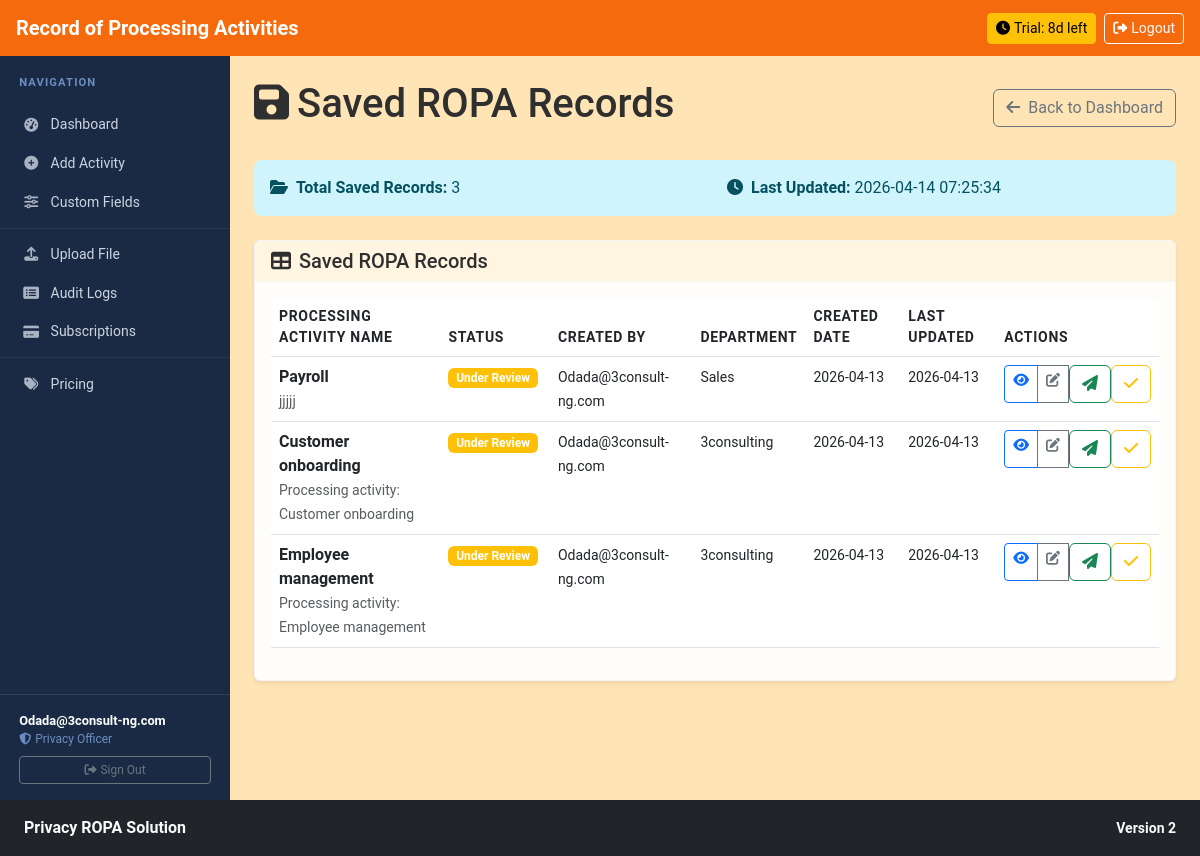
/view-saved-ropa (signed in), run on the app's committed database.
### models.py (models this page shows)
class User(UserMixin, db.Model):
    __tablename__ = 'users'
    id = db.Column(Integer, primary_key=True)
    email = db.Column(String(120), unique=True, nullable=False)
    password_hash = db.Column(String(256), nullable=False)
    role = db.Column(String(50), nullable=False, default='Privacy Champion')
    department = db.Column(String(100))
    created_at = db.Column(DateTime, default=datetime.utcnow)
    last_login = db.Column(DateTime)
    reset_token = db.Column(String(256), nullable=True)
    reset_token_expires = db.Column(DateTime, nullable=True)
    subscription_tier = db.Column(String(50), nullable=False, default='trial')
    trial_start_date = db.Column(DateTime, default=datetime.utcnow)
    subscription_start_date = db.Column(DateTime, nullable=True)
    subscription_end_date = db.Column(DateTime, nullable=True)
    ropa_records = db.relationship('ROPARecord', foreign_keys='ROPARecord.created_by', backref='creator', lazy=True)

class ROPARecord(db.Model):
    __tablename__ = 'ropa_records'
    __table_args__ = {'extend_existing': True}
    id = db.Column(Integer, primary_key=True)
    processing_activity_name = db.Column(String(200), nullable=False)
    category = db.Column(String(100))
    description = db.Column(Text)
    department_function = db.Column(String(100))
    controller_name = db.Column(String(200))
    controller_contact = db.Column(String(200))
    controller_address = db.Column(Text)
    dpo_name = db.Column(String(200))
    dpo_contact = db.Column(String(200))
    dpo_address = db.Column(Text)
    processor_name = db.Column(String(200))
    processor_contact = db.Column(String(200))
    processor_address = db.Column(Text)
    representative_name = db.Column(String(200))
    representative_contact = db.Column(String(200))
    representative_address = db.Column(Text)
    processing_purpose = db.Column(Text)
    legal_basis = db.Column(String(200))
    legitimate_interests = db.Column(Text)
    data_categories = db.Column(Text)
    special_categories = db.Column(Text)
    data_subjects = db.Column(Text)
    recipients = db.Column(Text)
    third_country_transfers = db.Column(Text)
    safeguards = db.Column(Text)
    retention_period = db.Column(String(100))
    deletion_procedures = db.Column(Text)
    security_measures = db.Column(Text)
    breach_likelihood = db.Column(String(50))
    breach_impact = db.Column(String(50))
    risk_level = db.Column(String(50))
    dpia_required = db.Column(Boolean, default=False)
    dpia_outcome = db.Column(Text)
    status = db.Column(String(50), default='Draft')
    created_by = db.Column(Integer, db.ForeignKey('users.id'), nullable=False)
    created_at = db.Column(DateTime, default=datetime.utcnow)
    updated_at = db.Column(DateTime, default=datetime.utcnow, onupdate=datetime.utcnow)
    reviewed_by = db.Column(Integer, db.ForeignKey('users.id'))
    reviewed_at = db.Column(DateTime)
    review_comments = db.Column(Text)

### app.py (the view)
@app.route('/view-saved-ropa')
@login_required
def view_saved_ropa():
    if current_user.role != 'Privacy Officer':
        abort(403)
    try:
        saved_records = models.ROPARecord.query.join(models.User, models.ROPARecord.created_by == models.User.id).filter(models.User.department == current_user.department).order_by(models.ROPARecord.updated_at.desc()).all()
        log_audit_event('View Saved ROPA', current_user.email, 'Viewed saved ROPA records')
        return render_template('view_saved_ropa.html',
                             saved_records=saved_records,
                             total_saved=len(saved_records),
                             current_time=datetime.now().strftime('%Y-%m-%d %H:%M:%S'))
    except Exception as e:
        flash(f'Error loading saved ROPA records: {str(e)}', 'error')
        return redirect(url_for('privacy_officer_dashboard'))

### templates/view_saved_ropa.html (shortened to what this page needs)
{% extends "base.html" %}
{% block content %}
<div class="d-flex justify-content-between align-items-center mb-4">
    <h1><i class="fas fa-save me-2"></i>Saved ROPA Records</h1>
    <div>
        <a href="{{ url_for('privacy_officer_dashboard') }}" class="btn btn-outline-secondary">
            <i class="fas fa-arrow-left me-2"></i>Back to Dashboard
        </a>
    </div>
</div>
<div class="alert alert-info mb-4">
    <div class="row">
        <div class="col-md-6">
            <strong><i class="fas fa-folder-open me-2"></i>Total Saved Records:</strong> {{ total_saved }}
        </div>
        <div class="col-md-6">
            <strong><i class="fas fa-clock me-2"></i>Last Updated:</strong> {{ current_time }}
        </div>
    </div>
</div>
{% if saved_records %}
<div class="card">
    <div class="card-header">
        <h5 class="mb-0">
            <i class="fas fa-table me-2"></i>Saved ROPA Records
        </h5>
    </div>
    <div class="card-body">
        <div class="table-responsive">
            <table class="table table-hover">
                <thead>
                    <tr>
                        <th>Processing Activity Name</th>
                        <th>Status</th>
                        <th>Created By</th>
                        <th>Department</th>
                        <th>Created Date</th>
                        <th>Last Updated</th>
                        <th>Actions</th>
                    </tr>
                </thead>
                <tbody>
                    {% for record in saved_records %}
                    <tr>
                        <td>
                            <strong>{{ record.processing_activity_name }}</strong>
                            <br><small class="text-muted">{{ record.description[:60] }}{% if record.description|length > 60 %}...{% endif %}</small>
                        </td>
                        <td>
                            {% set status_class = 'secondary' %}
                            {% if record.status == 'Under Review' %}
                                {% set status_class = 'warning' %}
                            {% elif record.status == 'Approved' %}
                                {% set status_class = 'success' %}
                            {% elif record.status == 'Draft' %}
                                {% set status_class = 'info' %}
                            {% elif record.status == 'Rejected' %}
                                {% set status_class = 'danger' %}
                            {% endif %}
                            <span class="badge bg-{{ status_class }}">{{ record.status or 'Unknown' }}</span>
                        </td>
                        <td>
                            {% set creator = record.creator if record.creator else None %}
                            <small>{{ creator.email if creator else 'System Upload' }}</small>
                        </td>
                        <td>
                            <small>{{ record.department_function or 'N/A' }}</small>
                        </td>
                        <td>
                            <small>{{ record.created_at.strftime('%Y-%m-%d') if record.created_at else 'N/A' }}</small>
                        </td>
                        <td>
                            <small>{{ record.updated_at.strftime('%Y-%m-%d') if record.updated_at else 'N/A' }}</small>
                        </td>
                        <td>
                            <div class="btn-group btn-group-sm" role="group">
                                <a href="{{ url_for('view_activity', record_id=record.id) }}" class="btn btn-outline-primary" title="View">
                                    <i class="fas fa-eye"></i>
                                </a>
                                <a href="{{ url_for('edit_activity', record_id=record.id) }}" class="btn btn-outline-secondary" title="Edit">
                                    <i class="fas fa-edit"></i>
                                </a>
                                <form method="POST" action="{{ url_for('update_status', record_id=record.id, status='Under Review') }}" style="display: inline;">
                                    <button type="submit" class="btn btn-outline-success" title="Submit for Review" onclick="return confirm('Submit this record for review?')">
                                        <i class="fas fa-paper-plane"></i>
                                    </button>
                                </form>
                                <form method="POST" action="{{ url_for('update_status', record_id=record.id, status='Approved') }}" style="display: inline;">
                                    <button type="submit" class="btn btn-outline-warning" title="Approve" onclick="return confirm('Approve this record?')">
                                        <i class="fas fa-check"></i>
                                    </button>
                                </form>
                            </div>
                        </td>
                    </tr>
                    {% endfor %}
                </tbody>
            </table>
        </div>
    </div>
</div>
{% endif %}
{% endblock %}

### templates/base.html (shortened to what this page needs)
<!DOCTYPE html>
<html lang="en" data-bs-theme="light">
<head>
    <link href="https://cdn.jsdelivr.net/npm/bootstrap@5.3.0/dist/css/bootstrap.min.css" rel="stylesheet">
    <link href="https://cdnjs.cloudflare.com/ajax/libs/font-awesome/6.4.0/css/all.min.css" rel="stylesheet">
    <link href="{{ url_for('static', filename='css/custom.css') }}" rel="stylesheet">
</head>
<body>
    <nav class="navbar navbar-dark bg-primary px-3 {% if current_user.is_authenticated %}navbar-auth{% endif %}">
        <a class="navbar-brand fw-bold" href="{{ url_for('index') }}">
            Record of Processing Activities
        </a>
        {% if current_user.is_authenticated %}
        <div class="ms-auto d-flex align-items-center gap-2">
            {% if sub_tier == 'trial' and sub_trial_days is not none %}
            <a href="{{ url_for('pricing') }}" class="btn btn-sm btn-warning">
                <i class="fas fa-clock me-1"></i>Trial: {{ sub_trial_days }}d left
            </a>
            {% elif sub_tier == 'expired' %}
            <a href="{{ url_for('pricing') }}" class="btn btn-sm btn-danger">
                <i class="fas fa-exclamation-circle me-1"></i>Trial Expired – Upgrade
            </a>
            {% elif sub_tier %}
            <span class="badge bg-{{ sub_config.get('color', 'secondary') }} fs-6 px-3 py-2">
                <i class="fas fa-star me-1"></i>{{ sub_config.get('name', sub_tier|title) }}
            </span>
            {% endif %}
            <a href="{{ url_for('logout') }}" class="btn btn-sm btn-outline-light">
                <i class="fas fa-sign-out-alt me-1"></i>Logout
            </a>
        </div>
        {% endif %}
    </nav>
    {% if current_user.is_authenticated %}
    <div class="app-shell">
        <nav id="sidebar">
            <div class="sidebar-brand">Navigation</div>
            <div class="nav flex-column mt-1">
                <a class="nav-link {% if request.endpoint in ['index','privacy_officer_dashboard','privacy_champion_dashboard'] %}active{% endif %}"
                   href="{{ url_for('index') }}">
                    <i class="fas fa-tachometer-alt"></i> Dashboard
                </a>
                <a class="nav-link {% if request.endpoint == 'add_activity' %}active{% endif %}"
                   href="{{ url_for('add_activity') }}">
                    <i class="fas fa-plus-circle"></i> Add Activity
                </a>
                <a class="nav-link {% if request.endpoint == 'custom_tabs' %}active{% endif %}"
                   href="{{ url_for('custom_tabs') }}">
                    <i class="fas fa-sliders-h"></i> Custom Fields
                </a>
                {% if current_user.role == 'Privacy Officer' %}
                <div class="sidebar-divider"></div>
                <a class="nav-link {% if request.endpoint == 'upload_file' %}active{% endif %}"
                   href="{{ url_for('upload_file') }}">
                    <i class="fas fa-upload"></i> Upload File
                </a>
                <a class="nav-link {% if request.endpoint == 'audit_logs' %}active{% endif %}"
                   href="{{ url_for('audit_logs') }}">
                    <i class="fas fa-list-alt"></i> Audit Logs
                </a>
                <a class="nav-link {% if request.endpoint == 'subscription' %}active{% endif %}"
                   href="{{ url_for('subscription') }}">
                    <i class="fas fa-credit-card"></i> Subscriptions
                </a>
                {% endif %}
                <div class="sidebar-divider"></div>
                <a class="nav-link {% if request.endpoint == 'pricing' %}active{% endif %}"
                   href="{{ url_for('pricing') }}">
                    <i class="fas fa-tags"></i> Pricing
                </a>
            </div>
            <div class="sidebar-user">
                <div class="user-email">{{ current_user.email }}</div>
                <div class="user-role"><i class="fas fa-shield-alt me-1"></i>{{ current_user.role }}</div>
                <div class="mt-2">
                    <a href="{{ url_for('logout') }}" class="btn btn-sm btn-outline-secondary w-100" style="font-size:0.75rem;">
                        <i class="fas fa-sign-out-alt me-1"></i>Sign Out
                    </a>
                </div>
            </div>
        </nav>
        <main class="main-content p-4">
    {% else %}
    <main class="container my-4">
    {% endif %}
        {% block content %}{% endblock %}
    {% if current_user.is_authenticated %}
        </main>
    </div>
    {% else %}
    </main>
    {% endif %}
    <footer class="bg-dark text-light py-3 mt-auto">
        <div class="container-fluid px-4">
            <div class="row align-items-center">
                <div class="col-md-6">
                    <span class="fw-bold">Privacy ROPA Solution</span>
                    <span class="text-muted ms-2 small">Compliance management for ROPA.</span>
                </div>
                <div class="col-md-6 text-md-end">
                    <small class="text-muted">Secure Compliance Management &nbsp;·&nbsp; <strong class="text-light">Version 2</strong></small>
                </div>
            </div>
        </div>
    </footer>
</body>
</html>

### data on the page
User: email "Odada@3consult-ng.com", role "Privacy Officer"
ROPARecord: processing_activity_name "Payroll", description "jjjjj", status "Under Review", department_function "Sales", created_at "2026-04-13", updated_at "2026-04-13"
ROPARecord: processing_activity_name "Customer onboarding", description "Processing activity: Customer onboarding", status "Under Review", department_function "3consulting", created_at "2026-04-13", updated_at "2026-04-13"
ROPARecord: processing_activity_name "Employee management", description "Processing activity: Employee management", status "Under Review", department_function "3consulting", created_at "2026-04-13", updated_at "2026-04-13"

### other printed values
{{ sub_trial_days }} "8"
{{ total_saved }} "3"
